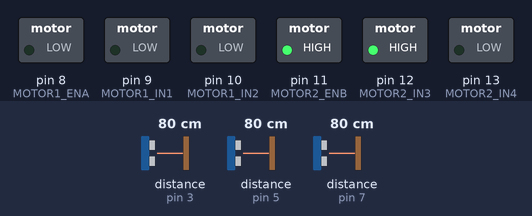
A sketch run on a simulated Arduino Uno, built with avr-gcc and run on an emulated ATmega328P. Parts: switched loads named in the sketch (green lamp = pin HIGH). The inputs (shaded band) are chosen by the test bench; at power-on: distance to the obstacle (sensors on pin 3, pin 5, pin 7) 80 cm. The echo pulse lasts 58.3 µs per cm; what the sketch prints to the serial monitor is not drawn.

Above: at 1.2 s.
1.3 s: distance to the obstacle (sensor on pin 3) set to 2 cm
4.3 s: distance to the obstacle (sensor on pin 5) set to 2 cm
7.3 s: distance to the obstacle (sensor on pin 7) set to 2 cm
10.3 s: distance to the obstacle (sensor on pin 3) set to 18 cm
13.3 s: distance to the obstacle (sensor on pin 5) set to 4 cm
16.3 s: distance to the obstacle (sensor on pin 7) set to 18 cm
At 47.62 s:
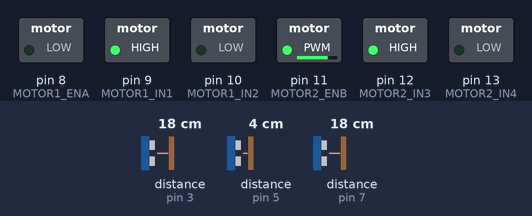
Timing chart, 0 to 48.1 s (numbered marks = the images above; inputs shaded):
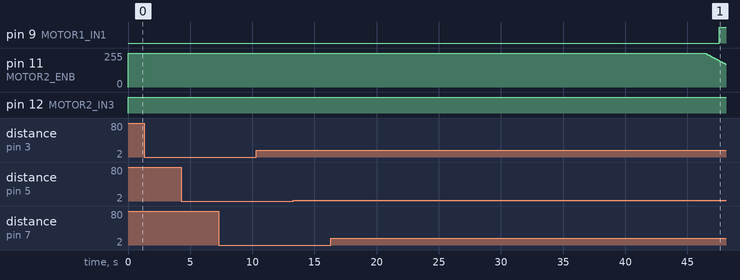

The sketch:

Code_Xe_do_mecung_pid.ino
```cpp
#include <NewPing.h>
#define LEFT_TRIG_PIN 2
#define LEFT_ECHO_PIN 3
#define FRONT_TRIG_PIN 4
#define FRONT_ECHO_PIN 5
#define RIGHT_TRIG_PIN 6
#define RIGHT_ECHO_PIN 7
#define MOTOR1_ENA 8
#define MOTOR1_IN1 9
#define MOTOR1_IN2 10
#define MOTOR2_ENB 11
#define MOTOR2_IN3 12
#define MOTOR2_IN4 13
#define MAX_DISTANCE 200

NewPing leftSonar(LEFT_TRIG_PIN, LEFT_ECHO_PIN, MAX_DISTANCE);
NewPing frontSonar(FRONT_TRIG_PIN, FRONT_ECHO_PIN, MAX_DISTANCE);
NewPing rightSonar(RIGHT_TRIG_PIN, RIGHT_ECHO_PIN, MAX_DISTANCE);

double Kp = 1.5; // Hệ số tỷ lệ Proportional
double Ki = 1.0; // Hệ số tích phân Integral
double Kd = 1.2; // Hệ số đạo hàm Derivative

double setpoint = 10.0; // Khoảng cách mục tiêu trong đơn vị centimet
double input, output, error, lastError;
double integral, derivative;

void setup() {
  pinMode(MOTOR1_ENA, OUTPUT);
  pinMode(MOTOR1_IN1, OUTPUT);
  pinMode(MOTOR1_IN2, OUTPUT);
  pinMode(MOTOR2_ENB, OUTPUT);
  pinMode(MOTOR2_IN3, OUTPUT);
  pinMode(MOTOR2_IN4, OUTPUT);

  Serial.begin(9600);
  lastError = 0;
}

void loop() {
  // Đọc giá trị từ các cảm biến
  double leftDistance = leftSonar.ping_cm();
  double frontDistance = frontSonar.ping_cm();
  double rightDistance = rightSonar.ping_cm();

  // Tính toán sai số (error)
  error = setpoint - frontDistance;

  // Thuật toán tỷ lệ Proportional
  double pTerm = Kp * error;

  // Thuật toán tích phân Integral
  integral += error;
  double iTerm = Ki * integral;

  // Thuật toán đạo hàm Derivative
  derivative = error - lastError;
  double dTerm = Kd * derivative;

  // Tính toán giá trị điều khiển PID
  output = pTerm + iTerm + dTerm;

  // Cập nhật tốc độ động cơ trái và phải
  double leftSpeed = 100 + output;
  double rightSpeed = 100 - output;

  // Đảm bảo rằng tốc độ động cơ nằm trong giới hạn cho phép
  leftSpeed = constrain(leftSpeed, 0, 255);
  rightSpeed = constrain(rightSpeed, 0, 255);

  // Áp dụng điều khiển động cơ
  analogWrite(MOTOR1_ENA, leftSpeed);
  analogWrite(MOTOR2_ENB, rightSpeed);
  digitalWrite(MOTOR1_IN1, leftSpeed > 0 ? HIGH : LOW);
  digitalWrite(MOTOR1_IN2, leftSpeed < 0 ? HIGH : LOW);
  digitalWrite(MOTOR2_IN3, rightSpeed > 0 ? HIGH : LOW);
  digitalWrite(MOTOR2_IN4, rightSpeed < 0 ? HIGH : LOW);

  // In giá trị từ cảm biến và điều khiển ra màn hình
  Serial.print("Trái: ");
  Serial.print(leftDistance);
  Serial.print(" cm, Trước: ");
  Serial.print(frontDistance);
  Serial.print(" cm, Phải: ");
  Serial.print(rightDistance);
  Serial.print(" cm, Điều khiển: ");
  Serial.println(output);

  // Lưu sai số hiện tại để sử dụng cho vòng lặp tiếp theo
  lastError = error;

  delay(100);
}
```

Measured:
- after the input at 1.3 s, every drawn part: stays the same
- after the input at 4.3 s, every drawn part: stays the same
- after the input at 7.3 s, every drawn part: stays the same
- after the input at 10.3 s, every drawn part: stays the same
- after the input at 13.3 s, every drawn part: stays the same
- after the input at 16.3 s, pin 9 (MOTOR1_IN1): LOW → HIGH after 31.3 s instead of 30.8 s
